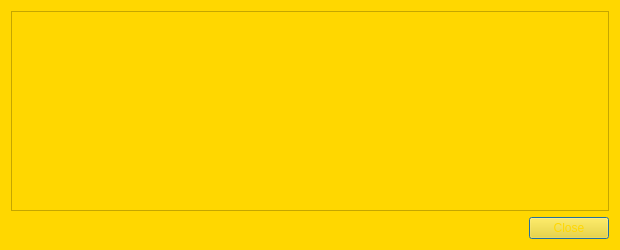
<?xml version="1.0" encoding="UTF-8"?>
<ui version="4.0">
 <class>TransactionDescDialog</class>
 <widget class="QDialog" name="TransactionDescDialog">
  <property name="geometry">
   <rect>
    <x>0</x>
    <y>0</y>
    <width>620</width>
    <height>250</height>
   </rect>
  </property>
  <property name="minimumSize">
   <size>
    <width>100</width>
    <height>0</height>
   </size>
  </property>
  <property name="windowTitle">
   <string>Transaction details</string>
  </property>
  <property name="styleSheet">
   <string notr="true">background-color: rgb(255, 215, 0);
</string>
  </property>
  <layout class="QVBoxLayout" name="verticalLayout">
   <item>
    <widget class="QTextEdit" name="detailText">
     <property name="toolTip">
      <string>This pane shows a detailed description of the transaction</string>
     </property>
     <property name="readOnly">
      <bool>true</bool>
     </property>
    </widget>
   </item>
   <item>
    <widget class="QDialogButtonBox" name="buttonBox">
     <property name="minimumSize">
      <size>
       <width>80</width>
       <height>0</height>
      </size>
     </property>
     <property name="styleSheet">
      <string notr="true">color: rgb(255, 215, 0);
background-image: url(:/icons/background1);
font: 11pt &quot;MS Shell Dlg 2&quot;;</string>
     </property>
     <property name="orientation">
      <enum>Qt::Horizontal</enum>
     </property>
     <property name="standardButtons">
      <set>QDialogButtonBox::Close</set>
     </property>
    </widget>
   </item>
  </layout>
 </widget>
 <resources/>
 <connections>
  <connection>
   <sender>buttonBox</sender>
   <signal>accepted()</signal>
   <receiver>TransactionDescDialog</receiver>
   <slot>accept()</slot>
   <hints>
    <hint type="sourcelabel">
     <x>248</x>
     <y>254</y>
    </hint>
    <hint type="destinationlabel">
     <x>157</x>
     <y>274</y>
    </hint>
   </hints>
  </connection>
  <connection>
   <sender>buttonBox</sender>
   <signal>rejected()</signal>
   <receiver>TransactionDescDialog</receiver>
   <slot>reject()</slot>
   <hints>
    <hint type="sourcelabel">
     <x>316</x>
     <y>260</y>
    </hint>
    <hint type="destinationlabel">
     <x>286</x>
     <y>274</y>
    </hint>
   </hints>
  </connection>
 </connections>
</ui>
